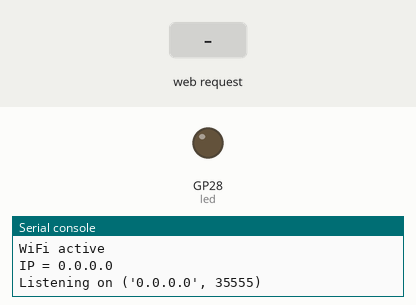
This program was run on a simulated Raspberry Pi Pico running MicroPython. Shown: output pins drawn as LEDs (lit = HIGH), the last lines printed to the serial console. The test bench sets the inputs (shaded band).

Above: at 1.2 s.
1.3 s: HTTP request GET /ledon received
At 2.2 s:
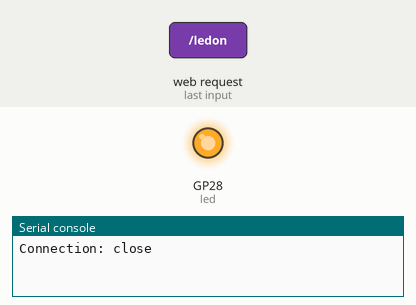
2.8 s: HTTP request GET /ledoff received
At 3.4 s:
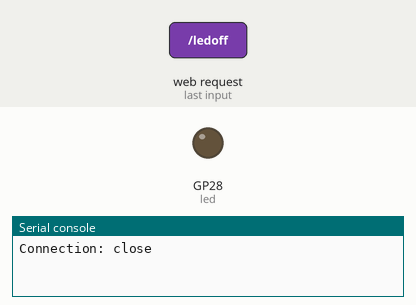
Timing chart, 0 to 5.8 s (numbered marks = the images above; inputs shaded):
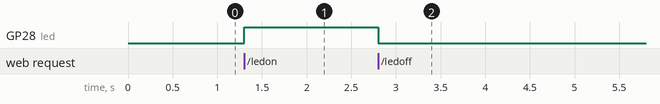

Measured:
- after the input at 1.3 s, GP28 (led): LOW → HIGH at once
- after the input at 2.8 s, GP28 (led): HIGH → LOW at once

The program:

simpleled.py
```python
import utime
import network
import socket
from machine import Pin

ssid = 'pawelinternet'
password = 'internetpawla'

ap = network.WLAN(network.STA_IF)
ap.config(ssid=ssid, password=password)
ap.active(True)

# Wait for Wi-Fi to become active
wait_counter = 0
while not ap.active():
    print("Waiting " + str(wait_counter))
    utime.sleep(0.5)

print('WiFi active')
status = ap.ifconfig()
pico_ip = status[0]
print('IP = ' + status[0])

# Open a socket
addr = (pico_ip, 35555)
s = socket.socket()
s.bind(addr)
s.listen(1)
print('Listening on', addr)

led = Pin(28, Pin.OUT)
led.off()
led_state = False

# Main loop
while True:
    client, client_addr = s.accept()
    raw_request = client.recv(1024)
    # Translate byte string to a normal string variable
    raw_request = raw_request.decode("utf-8")
    print(raw_request)

    # Break the request into words (split at spaces)
    request_parts = raw_request.split()
    http_method = request_parts[0]
    request_url = request_parts[1]

    if request_url.find("/ledon") != -1:
        # Turn the LED on
        led_state = True
        led.on()
    elif request_url.find("/ledoff") != -1:
        # Turn the LED off
        led_state = False
        led.off()
    else:
        # Do nothing
        pass

    led_state_text = "OFF"
    if led_state:
        led_state_text = "ON"

    try:
        with open("simpleled.html", "r") as file:
            html = file.read()
    except OSError as e:
        print("Error opening or reading 'simpleled.html':", e)
        html = "Error loading the HTML file"

    html = html.replace('**ledState**', led_state_text)
    client.send(html)
    client.close()
```
